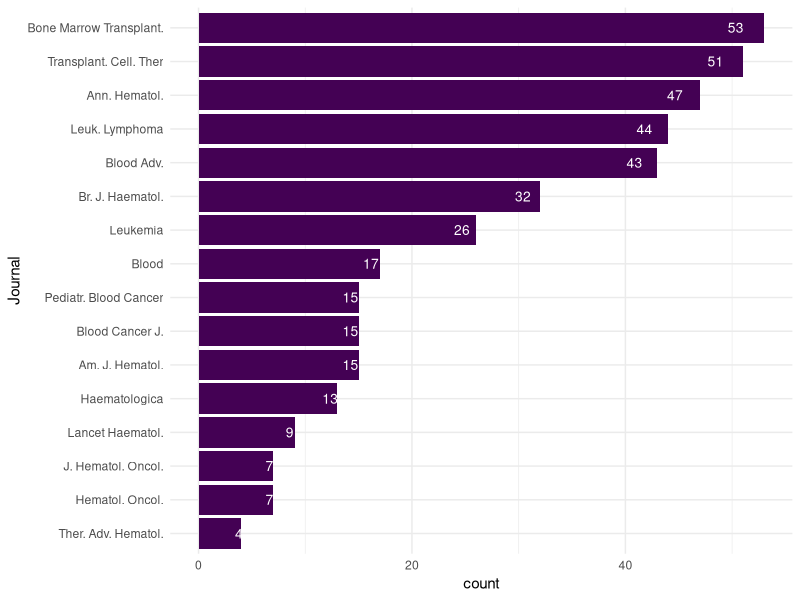

The R source for this figure:
# Decide whether to use ovid export or zotero export; here we use zotero one
library(tidyverse)

# ... need to try this now with zotero export
corpus_raw <- read_csv("data-raw/literature-database-raw.csv")

corpus <- corpus_raw |>
  select(
    Author,
    Title,
    `Abstract Note`,
    `Journal Abbreviation`,
    `Publication Title`,
    ISSN,
    `Manual Tags`,
    DOI
  ) |>
  rename_with(
    ~ c("authors", "title_article", "abstract",
        "journal_abbrev", "journal_name", "ISSN", "tags", "DOI")
  ) |>
  mutate(
    journal_abbrev = ifelse(
      journal_abbrev == "Transplant Cell Ther",
      "Transplant. Cell. Ther",
      journal_abbrev
    ),
    journal_name = ifelse(
      journal_name  == "Transplantation and cellular therapy",
      "Transplantation and Cellular Therapy",
      journal_name
    )
  )

# Remember to exlucde based on supervisors??
table(corpus$journal_abbrev) #|>  length()
table(corpus$journal_name)  #|>  length()

# Journals
corpus |>
  ggplot(aes(reorder(journal_abbrev, journal_abbrev, length))) + #fct_infreq also possible
  geom_bar(fill = viridisLite::viridis(1)) +
  stat_count(
    geom = "text", colour = "white", size = 3.5,
    aes(label = ..count..),position=position_stack(vjust=0.95)
  ) +
  coord_flip() +
  theme_minimal() +
  labs(x = "Journal")

corpus |>
  mutate(n_total_articles = n()) |>
  separate_rows(authors, sep = "; ") |>
  group_by(authors, n_total_articles) |>
  tally() |>
  ungroup() |>
  mutate(prop = paste0(round(100 * n / n_total_articles, 2), "%")) |>
  filter(n >= 5) |>
  arrange(desc(n))

# Prep export
corpus_to_export <- corpus |>
  separate_rows(authors, sep = "; ", ) |>
  group_by(title_article) |>
  slice(1L) |>
  mutate(authors = paste0(authors, " et al.")) |>
  select(authors, title_article, DOI, journal_name) |>
  arrange(authors, title_article)

#writexl::write_xlsx(corpus_to_export, path = "../review-extraction/extraction-sheet.xlsx")
